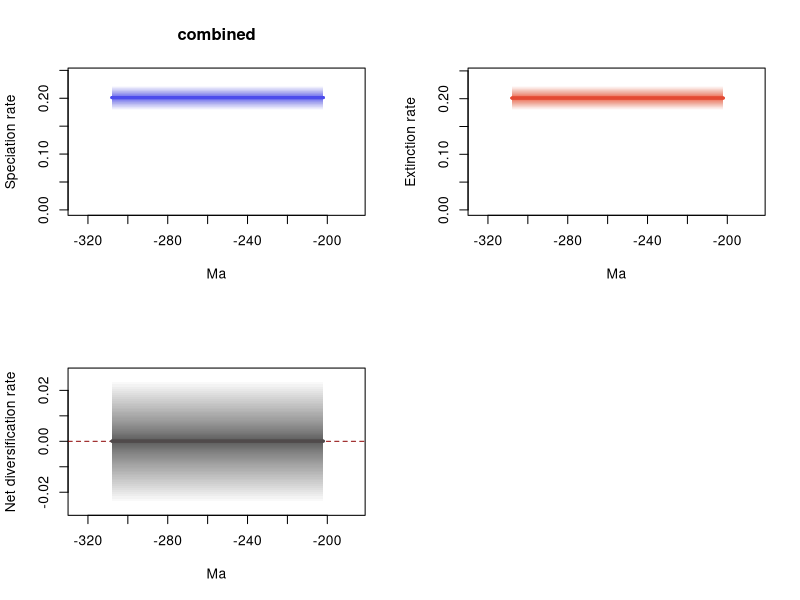

Recreate this plot in R.
# 1 files combined:
# 	C:\Users\SimoesLabAdmin\Documents\BDNN_Arielli\synapsida\mcmc_no_predictors\A_mcmc_200_Iterations/combined_9_marginal_rates.log

# 95% HPDs calculated using code from Biopy (https://www.cs.auckland.ac.nz/~yhel002/biopy/)

pdf(file='C:/Users/SimoesLabAdmin/Documents/BDNN_Arielli/synapsida/mcmc_no_predictors/A_mcmc_200_Iterations/combined_9_marginal_rates_RTT.pdf',width=10.8, height=8.4)
par(mfrow=c(2,2))
library(scales)
plot_RTT <- function (age,hpd_M,hpd_m,mean_m,color){
    N=100
    beta=(1:(N-1))/N
    alpha_shape=0.25
    cat=1-(beta^(1./alpha_shape))
    for (i in 1:(N-1)){
        trans= 1/N + 2/N
        polygon(c(age, rev(age)), c(hpd_M-((hpd_M-mean_m)*cat[i]), rev(hpd_m+((mean_m-hpd_m)*cat[i]))), col = alpha(color,trans), border = NA)
    }
    lines(rev(age), rev(mean_m), col = color, lwd=3)
}
    
L_hpd_m95=c(NA, NA,NA,NA,NA,NA,NA,NA,NA,NA,NA,NA,NA,NA,NA,NA,NA,NA,NA,NA,NA,NA,NA,NA,NA,NA,NA,NA,NA,NA,NA,NA,NA,NA,NA,NA,NA,NA,NA,NA,NA,NA,NA,NA,NA,NA,NA,NA,NA,NA,NA,NA,NA,NA,NA,NA,NA,NA,NA,NA,NA,NA,NA,NA,NA,NA,NA,NA,NA,NA,NA,NA,NA,NA,NA,NA,NA,NA,NA,NA,NA,NA,NA,NA,NA,NA,NA,NA,NA,NA,NA,NA,NA,NA,NA,NA,NA,NA,NA,NA,NA,NA,NA,NA,NA,NA,NA,NA,NA,NA,NA,NA,NA,NA,NA,NA,NA,NA,NA,NA,NA,NA,NA,NA,NA,NA,NA,NA,NA,NA,NA,NA,NA,NA,NA,NA,NA,NA,NA,NA,NA,NA,NA,NA,NA,NA,NA,NA,NA,NA,NA,NA,NA,NA,NA,NA,NA,NA,NA,NA,NA,NA,NA,NA,NA,NA,NA,NA,NA,NA,NA,NA,NA,NA,NA,NA,NA,NA,NA,NA,NA,NA,NA,NA,NA,NA,NA,NA,NA,NA,NA,NA,NA,NA,NA,NA,NA,NA,NA,NA,NA,NA,0.178689,0.178689,0.178689,0.178689,0.178689,0.178689,0.178689,0.178689,0.178689,0.178689,0.178689,0.178689,0.178689,0.178689,0.178689,0.178689,0.178689,0.178689,0.178689,0.178689,0.178689,0.178689,0.178689,0.178689,0.178689,0.178689,0.178689,0.178689,0.178689,0.178689,0.178689,0.178689,0.178689,0.178689,0.178689,0.178689,0.178689,0.178689,0.178689,0.178689,0.178689,0.178689,0.178689,0.178689,0.178689,0.178689,0.178689,0.178689,0.178689,0.178689,0.178689,0.178689,0.178689,0.178689,0.178689,0.178689,0.178689,0.178689,0.178689,0.178689,0.178689,0.178689,0.178689,0.178689,0.178689,0.178689,0.178689,0.178689,0.178689,0.178689,0.178689,0.178689,0.178689,0.178689,0.178689,0.178689,0.178689,0.178689,0.178689,0.178689,0.178689,0.178689,0.178689,0.178689,0.178689,0.178689,0.178689,0.178689,0.178689,0.178689,0.178689,0.178689,0.178689,0.178689,0.178689,0.178689,0.178689,0.178689,0.178689,0.178689,0.178689,0.178689,0.178689,0.178689,0.178689,0.178689,0.178689)
L_hpd_M95=c(NA, NA,NA,NA,NA,NA,NA,NA,NA,NA,NA,NA,NA,NA,NA,NA,NA,NA,NA,NA,NA,NA,NA,NA,NA,NA,NA,NA,NA,NA,NA,NA,NA,NA,NA,NA,NA,NA,NA,NA,NA,NA,NA,NA,NA,NA,NA,NA,NA,NA,NA,NA,NA,NA,NA,NA,NA,NA,NA,NA,NA,NA,NA,NA,NA,NA,NA,NA,NA,NA,NA,NA,NA,NA,NA,NA,NA,NA,NA,NA,NA,NA,NA,NA,NA,NA,NA,NA,NA,NA,NA,NA,NA,NA,NA,NA,NA,NA,NA,NA,NA,NA,NA,NA,NA,NA,NA,NA,NA,NA,NA,NA,NA,NA,NA,NA,NA,NA,NA,NA,NA,NA,NA,NA,NA,NA,NA,NA,NA,NA,NA,NA,NA,NA,NA,NA,NA,NA,NA,NA,NA,NA,NA,NA,NA,NA,NA,NA,NA,NA,NA,NA,NA,NA,NA,NA,NA,NA,NA,NA,NA,NA,NA,NA,NA,NA,NA,NA,NA,NA,NA,NA,NA,NA,NA,NA,NA,NA,NA,NA,NA,NA,NA,NA,NA,NA,NA,NA,NA,NA,NA,NA,NA,NA,NA,NA,NA,NA,NA,NA,NA,NA,0.22215,0.22215,0.22215,0.22215,0.22215,0.22215,0.22215,0.22215,0.22215,0.22215,0.22215,0.22215,0.22215,0.22215,0.22215,0.22215,0.22215,0.22215,0.22215,0.22215,0.22215,0.22215,0.22215,0.22215,0.22215,0.22215,0.22215,0.22215,0.22215,0.22215,0.22215,0.22215,0.22215,0.22215,0.22215,0.22215,0.22215,0.22215,0.22215,0.22215,0.22215,0.22215,0.22215,0.22215,0.22215,0.22215,0.22215,0.22215,0.22215,0.22215,0.22215,0.22215,0.22215,0.22215,0.22215,0.22215,0.22215,0.22215,0.22215,0.22215,0.22215,0.22215,0.22215,0.22215,0.22215,0.22215,0.22215,0.22215,0.22215,0.22215,0.22215,0.22215,0.22215,0.22215,0.22215,0.22215,0.22215,0.22215,0.22215,0.22215,0.22215,0.22215,0.22215,0.22215,0.22215,0.22215,0.22215,0.22215,0.22215,0.22215,0.22215,0.22215,0.22215,0.22215,0.22215,0.22215,0.22215,0.22215,0.22215,0.22215,0.22215,0.22215,0.22215,0.22215,0.22215,0.22215,0.22215)
M_hpd_m95=c(NA, NA,NA,NA,NA,NA,NA,NA,NA,NA,NA,NA,NA,NA,NA,NA,NA,NA,NA,NA,NA,NA,NA,NA,NA,NA,NA,NA,NA,NA,NA,NA,NA,NA,NA,NA,NA,NA,NA,NA,NA,NA,NA,NA,NA,NA,NA,NA,NA,NA,NA,NA,NA,NA,NA,NA,NA,NA,NA,NA,NA,NA,NA,NA,NA,NA,NA,NA,NA,NA,NA,NA,NA,NA,NA,NA,NA,NA,NA,NA,NA,NA,NA,NA,NA,NA,NA,NA,NA,NA,NA,NA,NA,NA,NA,NA,NA,NA,NA,NA,NA,NA,NA,NA,NA,NA,NA,NA,NA,NA,NA,NA,NA,NA,NA,NA,NA,NA,NA,NA,NA,NA,NA,NA,NA,NA,NA,NA,NA,NA,NA,NA,NA,NA,NA,NA,NA,NA,NA,NA,NA,NA,NA,NA,NA,NA,NA,NA,NA,NA,NA,NA,NA,NA,NA,NA,NA,NA,NA,NA,NA,NA,NA,NA,NA,NA,NA,NA,NA,NA,NA,NA,NA,NA,NA,NA,NA,NA,NA,NA,NA,NA,NA,NA,NA,NA,NA,NA,NA,NA,NA,NA,NA,NA,NA,NA,NA,NA,NA,NA,NA,NA,0.179439,0.179439,0.179439,0.179439,0.179439,0.179439,0.179439,0.179439,0.179439,0.179439,0.179439,0.179439,0.179439,0.179439,0.179439,0.179439,0.179439,0.179439,0.179439,0.179439,0.179439,0.179439,0.179439,0.179439,0.179439,0.179439,0.179439,0.179439,0.179439,0.179439,0.179439,0.179439,0.179439,0.179439,0.179439,0.179439,0.179439,0.179439,0.179439,0.179439,0.179439,0.179439,0.179439,0.179439,0.179439,0.179439,0.179439,0.179439,0.179439,0.179439,0.179439,0.179439,0.179439,0.179439,0.179439,0.179439,0.179439,0.179439,0.179439,0.179439,0.179439,0.179439,0.179439,0.179439,0.179439,0.179439,0.179439,0.179439,0.179439,0.179439,0.179439,0.179439,0.179439,0.179439,0.179439,0.179439,0.179439,0.179439,0.179439,0.179439,0.179439,0.179439,0.179439,0.179439,0.179439,0.179439,0.179439,0.179439,0.179439,0.179439,0.179439,0.179439,0.179439,0.179439,0.179439,0.179439,0.179439,0.179439,0.179439,0.179439,0.179439,0.179439,0.179439,0.179439,0.179439,0.179439,0.179439)
M_hpd_M95=c(NA, NA,NA,NA,NA,NA,NA,NA,NA,NA,NA,NA,NA,NA,NA,NA,NA,NA,NA,NA,NA,NA,NA,NA,NA,NA,NA,NA,NA,NA,NA,NA,NA,NA,NA,NA,NA,NA,NA,NA,NA,NA,NA,NA,NA,NA,NA,NA,NA,NA,NA,NA,NA,NA,NA,NA,NA,NA,NA,NA,NA,NA,NA,NA,NA,NA,NA,NA,NA,NA,NA,NA,NA,NA,NA,NA,NA,NA,NA,NA,NA,NA,NA,NA,NA,NA,NA,NA,NA,NA,NA,NA,NA,NA,NA,NA,NA,NA,NA,NA,NA,NA,NA,NA,NA,NA,NA,NA,NA,NA,NA,NA,NA,NA,NA,NA,NA,NA,NA,NA,NA,NA,NA,NA,NA,NA,NA,NA,NA,NA,NA,NA,NA,NA,NA,NA,NA,NA,NA,NA,NA,NA,NA,NA,NA,NA,NA,NA,NA,NA,NA,NA,NA,NA,NA,NA,NA,NA,NA,NA,NA,NA,NA,NA,NA,NA,NA,NA,NA,NA,NA,NA,NA,NA,NA,NA,NA,NA,NA,NA,NA,NA,NA,NA,NA,NA,NA,NA,NA,NA,NA,NA,NA,NA,NA,NA,NA,NA,NA,NA,NA,NA,0.223,0.223,0.223,0.223,0.223,0.223,0.223,0.223,0.223,0.223,0.223,0.223,0.223,0.223,0.223,0.223,0.223,0.223,0.223,0.223,0.223,0.223,0.223,0.223,0.223,0.223,0.223,0.223,0.223,0.223,0.223,0.223,0.223,0.223,0.223,0.223,0.223,0.223,0.223,0.223,0.223,0.223,0.223,0.223,0.223,0.223,0.223,0.223,0.223,0.223,0.223,0.223,0.223,0.223,0.223,0.223,0.223,0.223,0.223,0.223,0.223,0.223,0.223,0.223,0.223,0.223,0.223,0.223,0.223,0.223,0.223,0.223,0.223,0.223,0.223,0.223,0.223,0.223,0.223,0.223,0.223,0.223,0.223,0.223,0.223,0.223,0.223,0.223,0.223,0.223,0.223,0.223,0.223,0.223,0.223,0.223,0.223,0.223,0.223,0.223,0.223,0.223,0.223,0.223,0.223,0.223,0.223)
R_hpd_m95=c(NA, NA,NA,NA,NA,NA,NA,NA,NA,NA,NA,NA,NA,NA,NA,NA,NA,NA,NA,NA,NA,NA,NA,NA,NA,NA,NA,NA,NA,NA,NA,NA,NA,NA,NA,NA,NA,NA,NA,NA,NA,NA,NA,NA,NA,NA,NA,NA,NA,NA,NA,NA,NA,NA,NA,NA,NA,NA,NA,NA,NA,NA,NA,NA,NA,NA,NA,NA,NA,NA,NA,NA,NA,NA,NA,NA,NA,NA,NA,NA,NA,NA,NA,NA,NA,NA,NA,NA,NA,NA,NA,NA,NA,NA,NA,NA,NA,NA,NA,NA,NA,NA,NA,NA,NA,NA,NA,NA,NA,NA,NA,NA,NA,NA,NA,NA,NA,NA,NA,NA,NA,NA,NA,NA,NA,NA,NA,NA,NA,NA,NA,NA,NA,NA,NA,NA,NA,NA,NA,NA,NA,NA,NA,NA,NA,NA,NA,NA,NA,NA,NA,NA,NA,NA,NA,NA,NA,NA,NA,NA,NA,NA,NA,NA,NA,NA,NA,NA,NA,NA,NA,NA,NA,NA,NA,NA,NA,NA,NA,NA,NA,NA,NA,NA,NA,NA,NA,NA,NA,NA,NA,NA,NA,NA,NA,NA,NA,NA,NA,NA,NA,NA,-0.024483,-0.024483,-0.024483,-0.024483,-0.024483,-0.024483,-0.024483,-0.024483,-0.024483,-0.024483,-0.024483,-0.024483,-0.024483,-0.024483,-0.024483,-0.024483,-0.024483,-0.024483,-0.024483,-0.024483,-0.024483,-0.024483,-0.024483,-0.024483,-0.024483,-0.024483,-0.024483,-0.024483,-0.024483,-0.024483,-0.024483,-0.024483,-0.024483,-0.024483,-0.024483,-0.024483,-0.024483,-0.024483,-0.024483,-0.024483,-0.024483,-0.024483,-0.024483,-0.024483,-0.024483,-0.024483,-0.024483,-0.024483,-0.024483,-0.024483,-0.024483,-0.024483,-0.024483,-0.024483,-0.024483,-0.024483,-0.024483,-0.024483,-0.024483,-0.024483,-0.024483,-0.024483,-0.024483,-0.024483,-0.024483,-0.024483,-0.024483,-0.024483,-0.024483,-0.024483,-0.024483,-0.024483,-0.024483,-0.024483,-0.024483,-0.024483,-0.024483,-0.024483,-0.024483,-0.024483,-0.024483,-0.024483,-0.024483,-0.024483,-0.024483,-0.024483,-0.024483,-0.024483,-0.024483,-0.024483,-0.024483,-0.024483,-0.024483,-0.024483,-0.024483,-0.024483,-0.024483,-0.024483,-0.024483,-0.024483,-0.024483,-0.024483,-0.024483,-0.024483,-0.024483,-0.024483,-0.024483)
R_hpd_M95=c(NA, NA,NA,NA,NA,NA,NA,NA,NA,NA,NA,NA,NA,NA,NA,NA,NA,NA,NA,NA,NA,NA,NA,NA,NA,NA,NA,NA,NA,NA,NA,NA,NA,NA,NA,NA,NA,NA,NA,NA,NA,NA,NA,NA,NA,NA,NA,NA,NA,NA,NA,NA,NA,NA,NA,NA,NA,NA,NA,NA,NA,NA,NA,NA,NA,NA,NA,NA,NA,NA,NA,NA,NA,NA,NA,NA,NA,NA,NA,NA,NA,NA,NA,NA,NA,NA,NA,NA,NA,NA,NA,NA,NA,NA,NA,NA,NA,NA,NA,NA,NA,NA,NA,NA,NA,NA,NA,NA,NA,NA,NA,NA,NA,NA,NA,NA,NA,NA,NA,NA,NA,NA,NA,NA,NA,NA,NA,NA,NA,NA,NA,NA,NA,NA,NA,NA,NA,NA,NA,NA,NA,NA,NA,NA,NA,NA,NA,NA,NA,NA,NA,NA,NA,NA,NA,NA,NA,NA,NA,NA,NA,NA,NA,NA,NA,NA,NA,NA,NA,NA,NA,NA,NA,NA,NA,NA,NA,NA,NA,NA,NA,NA,NA,NA,NA,NA,NA,NA,NA,NA,NA,NA,NA,NA,NA,NA,NA,NA,NA,NA,NA,NA,0.024193,0.024193,0.024193,0.024193,0.024193,0.024193,0.024193,0.024193,0.024193,0.024193,0.024193,0.024193,0.024193,0.024193,0.024193,0.024193,0.024193,0.024193,0.024193,0.024193,0.024193,0.024193,0.024193,0.024193,0.024193,0.024193,0.024193,0.024193,0.024193,0.024193,0.024193,0.024193,0.024193,0.024193,0.024193,0.024193,0.024193,0.024193,0.024193,0.024193,0.024193,0.024193,0.024193,0.024193,0.024193,0.024193,0.024193,0.024193,0.024193,0.024193,0.024193,0.024193,0.024193,0.024193,0.024193,0.024193,0.024193,0.024193,0.024193,0.024193,0.024193,0.024193,0.024193,0.024193,0.024193,0.024193,0.024193,0.024193,0.024193,0.024193,0.024193,0.024193,0.024193,0.024193,0.024193,0.024193,0.024193,0.024193,0.024193,0.024193,0.024193,0.024193,0.024193,0.024193,0.024193,0.024193,0.024193,0.024193,0.024193,0.024193,0.024193,0.024193,0.024193,0.024193,0.024193,0.024193,0.024193,0.024193,0.024193,0.024193,0.024193,0.024193,0.024193,0.024193,0.024193,0.024193,0.024193)
L_mean=c(NA, NA,NA,NA,NA,NA,NA,NA,NA,NA,NA,NA,NA,NA,NA,NA,NA,NA,NA,NA,NA,NA,NA,NA,NA,NA,NA,NA,NA,NA,NA,NA,NA,NA,NA,NA,NA,NA,NA,NA,NA,NA,NA,NA,NA,NA,NA,NA,NA,NA,NA,NA,NA,NA,NA,NA,NA,NA,NA,NA,NA,NA,NA,NA,NA,NA,NA,NA,NA,NA,NA,NA,NA,NA,NA,NA,NA,NA,NA,NA,NA,NA,NA,NA,NA,NA,NA,NA,NA,NA,NA,NA,NA,NA,NA,NA,NA,NA,NA,NA,NA,NA,NA,NA,NA,NA,NA,NA,NA,NA,NA,NA,NA,NA,NA,NA,NA,NA,NA,NA,NA,NA,NA,NA,NA,NA,NA,NA,NA,NA,NA,NA,NA,NA,NA,NA,NA,NA,NA,NA,NA,NA,NA,NA,NA,NA,NA,NA,NA,NA,NA,NA,NA,NA,NA,NA,NA,NA,NA,NA,NA,NA,NA,NA,NA,NA,NA,NA,NA,NA,NA,NA,NA,NA,NA,NA,NA,NA,NA,NA,NA,NA,NA,NA,NA,NA,NA,NA,NA,NA,NA,NA,NA,NA,NA,NA,NA,NA,NA,NA,NA,NA,0.201217207074074,0.201217207074074,0.201217207074074,0.201217207074074,0.201217207074074,0.201217207074074,0.201217207074074,0.201217207074074,0.201217207074074,0.201217207074074,0.201217207074074,0.201217207074074,0.201217207074074,0.201217207074074,0.201217207074074,0.201217207074074,0.201217207074074,0.201217207074074,0.201217207074074,0.201217207074074,0.201217207074074,0.201217207074074,0.201217207074074,0.201217207074074,0.201217207074074,0.201217207074074,0.201217207074074,0.201217207074074,0.201217207074074,0.201217207074074,0.201217207074074,0.201217207074074,0.201217207074074,0.201217207074074,0.201217207074074,0.201217207074074,0.201217207074074,0.201217207074074,0.201217207074074,0.201217207074074,0.201217207074074,0.201217207074074,0.201217207074074,0.201217207074074,0.201217207074074,0.201217207074074,0.201217207074074,0.201217207074074,0.201217207074074,0.201217207074074,0.201217207074074,0.201217207074074,0.201217207074074,0.201217207074074,0.201217207074074,0.201217207074074,0.201217207074074,0.201217207074074,0.201217207074074,0.201217207074074,0.201217207074074,0.201217207074074,0.201217207074074,0.201217207074074,0.201217207074074,0.201217207074074,0.201217207074074,0.201217207074074,0.201217207074074,0.201217207074074,0.201217207074074,0.201217207074074,0.201217207074074,0.201217207074074,0.201217207074074,0.201217207074074,0.201217207074074,0.201217207074074,0.201217207074074,0.201217207074074,0.201217207074074,0.201217207074074,0.201217207074074,0.201217207074074,0.201217207074074,0.201217207074074,0.201217207074074,0.201217207074074,0.201217207074074,0.201217207074074,0.201217207074074,0.201217207074074,0.201217207074074,0.201217207074074,0.201217207074074,0.201217207074074,0.201217207074074,0.201217207074074,0.201217207074074,0.201217207074074,0.201217207074074,0.201217207074074,0.201217207074074,0.201217207074074,0.201217207074074,0.201217207074074,0.201217207074074)
M_mean=c(NA, NA,NA,NA,NA,NA,NA,NA,NA,NA,NA,NA,NA,NA,NA,NA,NA,NA,NA,NA,NA,NA,NA,NA,NA,NA,NA,NA,NA,NA,NA,NA,NA,NA,NA,NA,NA,NA,NA,NA,NA,NA,NA,NA,NA,NA,NA,NA,NA,NA,NA,NA,NA,NA,NA,NA,NA,NA,NA,NA,NA,NA,NA,NA,NA,NA,NA,NA,NA,NA,NA,NA,NA,NA,NA,NA,NA,NA,NA,NA,NA,NA,NA,NA,NA,NA,NA,NA,NA,NA,NA,NA,NA,NA,NA,NA,NA,NA,NA,NA,NA,NA,NA,NA,NA,NA,NA,NA,NA,NA,NA,NA,NA,NA,NA,NA,NA,NA,NA,NA,NA,NA,NA,NA,NA,NA,NA,NA,NA,NA,NA,NA,NA,NA,NA,NA,NA,NA,NA,NA,NA,NA,NA,NA,NA,NA,NA,NA,NA,NA,NA,NA,NA,NA,NA,NA,NA,NA,NA,NA,NA,NA,NA,NA,NA,NA,NA,NA,NA,NA,NA,NA,NA,NA,NA,NA,NA,NA,NA,NA,NA,NA,NA,NA,NA,NA,NA,NA,NA,NA,NA,NA,NA,NA,NA,NA,NA,NA,NA,NA,NA,NA,0.201150830222222,0.201150830222222,0.201150830222222,0.201150830222222,0.201150830222222,0.201150830222222,0.201150830222222,0.201150830222222,0.201150830222222,0.201150830222222,0.201150830222222,0.201150830222222,0.201150830222222,0.201150830222222,0.201150830222222,0.201150830222222,0.201150830222222,0.201150830222222,0.201150830222222,0.201150830222222,0.201150830222222,0.201150830222222,0.201150830222222,0.201150830222222,0.201150830222222,0.201150830222222,0.201150830222222,0.201150830222222,0.201150830222222,0.201150830222222,0.201150830222222,0.201150830222222,0.201150830222222,0.201150830222222,0.201150830222222,0.201150830222222,0.201150830222222,0.201150830222222,0.201150830222222,0.201150830222222,0.201150830222222,0.201150830222222,0.201150830222222,0.201150830222222,0.201150830222222,0.201150830222222,0.201150830222222,0.201150830222222,0.201150830222222,0.201150830222222,0.201150830222222,0.201150830222222,0.201150830222222,0.201150830222222,0.201150830222222,0.201150830222222,0.201150830222222,0.201150830222222,0.201150830222222,0.201150830222222,0.201150830222222,0.201150830222222,0.201150830222222,0.201150830222222,0.201150830222222,0.201150830222222,0.201150830222222,0.201150830222222,0.201150830222222,0.201150830222222,0.201150830222222,0.201150830222222,0.201150830222222,0.201150830222222,0.201150830222222,0.201150830222222,0.201150830222222,0.201150830222222,0.201150830222222,0.201150830222222,0.201150830222222,0.201150830222222,0.201150830222222,0.201150830222222,0.201150830222222,0.201150830222222,0.201150830222222,0.201150830222222,0.201150830222222,0.201150830222222,0.201150830222222,0.201150830222222,0.201150830222222,0.201150830222222,0.201150830222222,0.201150830222222,0.201150830222222,0.201150830222222,0.201150830222222,0.201150830222222,0.201150830222222,0.201150830222222,0.201150830222222,0.201150830222222,0.201150830222222,0.201150830222222,0.201150830222222)
R_mean=c(NA, NA,NA,NA,NA,NA,NA,NA,NA,NA,NA,NA,NA,NA,NA,NA,NA,NA,NA,NA,NA,NA,NA,NA,NA,NA,NA,NA,NA,NA,NA,NA,NA,NA,NA,NA,NA,NA,NA,NA,NA,NA,NA,NA,NA,NA,NA,NA,NA,NA,NA,NA,NA,NA,NA,NA,NA,NA,NA,NA,NA,NA,NA,NA,NA,NA,NA,NA,NA,NA,NA,NA,NA,NA,NA,NA,NA,NA,NA,NA,NA,NA,NA,NA,NA,NA,NA,NA,NA,NA,NA,NA,NA,NA,NA,NA,NA,NA,NA,NA,NA,NA,NA,NA,NA,NA,NA,NA,NA,NA,NA,NA,NA,NA,NA,NA,NA,NA,NA,NA,NA,NA,NA,NA,NA,NA,NA,NA,NA,NA,NA,NA,NA,NA,NA,NA,NA,NA,NA,NA,NA,NA,NA,NA,NA,NA,NA,NA,NA,NA,NA,NA,NA,NA,NA,NA,NA,NA,NA,NA,NA,NA,NA,NA,NA,NA,NA,NA,NA,NA,NA,NA,NA,NA,NA,NA,NA,NA,NA,NA,NA,NA,NA,NA,NA,NA,NA,NA,NA,NA,NA,NA,NA,NA,NA,NA,NA,NA,NA,NA,NA,NA,6.6378185185e-05,6.6378185185e-05,6.6378185185e-05,6.6378185185e-05,6.6378185185e-05,6.6378185185e-05,6.6378185185e-05,6.6378185185e-05,6.6378185185e-05,6.6378185185e-05,6.6378185185e-05,6.6378185185e-05,6.6378185185e-05,6.6378185185e-05,6.6378185185e-05,6.6378185185e-05,6.6378185185e-05,6.6378185185e-05,6.6378185185e-05,6.6378185185e-05,6.6378185185e-05,6.6378185185e-05,6.6378185185e-05,6.6378185185e-05,6.6378185185e-05,6.6378185185e-05,6.6378185185e-05,6.6378185185e-05,6.6378185185e-05,6.6378185185e-05,6.6378185185e-05,6.6378185185e-05,6.6378185185e-05,6.6378185185e-05,6.6378185185e-05,6.6378185185e-05,6.6378185185e-05,6.6378185185e-05,6.6378185185e-05,6.6378185185e-05,6.6378185185e-05,6.6378185185e-05,6.6378185185e-05,6.6378185185e-05,6.6378185185e-05,6.6378185185e-05,6.6378185185e-05,6.6378185185e-05,6.6378185185e-05,6.6378185185e-05,6.6378185185e-05,6.6378185185e-05,6.6378185185e-05,6.6378185185e-05,6.6378185185e-05,6.6378185185e-05,6.6378185185e-05,6.6378185185e-05,6.6378185185e-05,6.6378185185e-05,6.6378185185e-05,6.6378185185e-05,6.6378185185e-05,6.6378185185e-05,6.6378185185e-05,6.6378185185e-05,6.6378185185e-05,6.6378185185e-05,6.6378185185e-05,6.6378185185e-05,6.6378185185e-05,6.6378185185e-05,6.6378185185e-05,6.6378185185e-05,6.6378185185e-05,6.6378185185e-05,6.6378185185e-05,6.6378185185e-05,6.6378185185e-05,6.6378185185e-05,6.6378185185e-05,6.6378185185e-05,6.6378185185e-05,6.6378185185e-05,6.6378185185e-05,6.6378185185e-05,6.6378185185e-05,6.6378185185e-05,6.6378185185e-05,6.6378185185e-05,6.6378185185e-05,6.6378185185e-05,6.6378185185e-05,6.6378185185e-05,6.6378185185e-05,6.6378185185e-05,6.6378185185e-05,6.6378185185e-05,6.6378185185e-05,6.6378185185e-05,6.6378185185e-05,6.6378185185e-05,6.6378185185e-05,6.6378185185e-05,6.6378185185e-05,6.6378185185e-05,6.6378185185e-05)
trans=0.5
age=(0:(309-1))* -1
plot(age,age,type = 'n', ylim = c(0, 0.244365), xlim = c(-324.45,-186.55), ylab = 'Speciation rate', xlab = 'Ma',main='combined' )
plot_RTT(age,L_hpd_M95,L_hpd_m95,L_mean,"#4c4cec")
lines(rev(age), rev(L_mean), col = "#4c4cec", lwd=3)
plot(age,age,type = 'n', ylim = c(0, 0.24530000000000002), xlim = c(-324.45,-186.55), ylab = 'Extinction rate', xlab = 'Ma' )
plot_RTT(age,M_hpd_M95,M_hpd_m95,M_mean,"#e34a33")
lines(rev(age), rev(M_mean), col = "#e34a33", lwd=3)
plot(age,age,type = 'n', ylim = c(-0.026931300000000005, 0.026612300000000002), xlim = c(-324.45,-186.55), ylab = 'Net diversification rate', xlab = 'Ma' )
abline(h=0,lty=2,col="darkred")
plot_RTT(age,R_hpd_M95,R_hpd_m95,R_mean,"#504A4B")
lines(rev(age), rev(R_mean), col = "#504A4B", lwd=3)
n <- dev.off()
